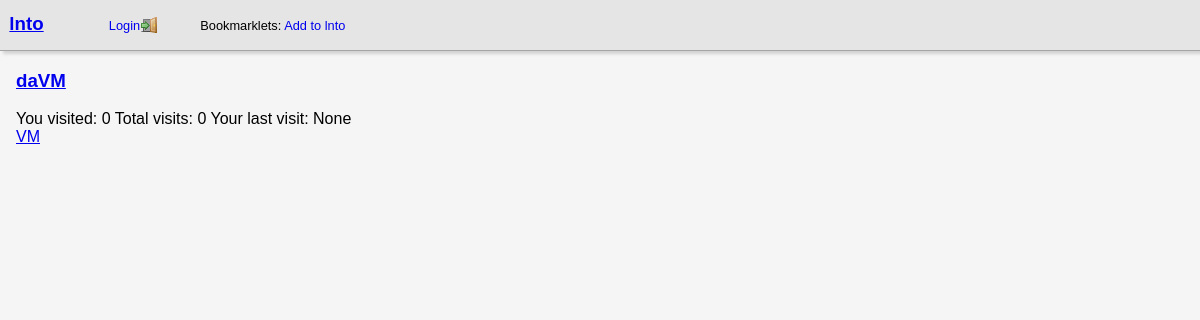
Page /link/show/22 on the committed database.
### lnto/libs/links.py (models this page shows, shortened)
class Link(appdb.Model):
	__tablename__ = 'links'
	linkid = Column(Integer, primary_key = True)
	userid = Column(Integer, ForeignKey('users.userid'))
	name = Column(String(256))
	url = Column(Text(convert_unicode = True))
	description = Column(Text(convert_unicode = True), default = '')
	shortname = Column(String(256))
	added = Column(DateTime, default = datetime.now())
	is_public = Column(Boolean, default = True)
	owner = relationship('User', backref = backref('links', order_by = linkid))
	tags = relationship('Tag', secondary = link_tags)
	count = None
	def get_taglist(self):
		ret = []
		for tag in self.tags:
			ret.append(str(tag))
		return ret
	def get_hit(self, user=None):
		data = {'linkid': self.linkid}
		if user is not None:
			data['userid'] = user.userid
		return LinkHit(data)
	@staticmethod
	def get_by_id(id):
		return appdb.session.query(Link).filter_by(linkid = id).first()

### lnto/libs/tags.py (models this page shows, shortened)
class Tag(appdb.Model):
	__tablename__ = 'tags'
	tagid = Column(Integer, primary_key = True)
	tag_name = Column(String(64), unique = True)
	links = relationship('Link', secondary = link_tags)
	def __str__(self):
		return self.tag_name

### lnto/views.py (the view)
@app.route('/link/show/<linkid>')
def show_link(linkid):
	link = Link.get_by_id(linkid)
	if link is None:
		abort(404)
	usr = User.get_logged_in()
	return render_template('link.html', pageoptions = get_default_data(), link = link, user = usr)

### lnto/__init__.py (called while the page is built)
@app.after_request
def after_request(req):
    return req

@app.teardown_request
def teardown_request(exception):
    if (hasattr(g, 'db')):
        g.db.close()

### lnto/libs/links.py (called while the page is built)
	def get_count(self):
		if self.userid:
			return appdb.session.query(LinkHit).filter_by(linkid = self.linkid, userid = self.userid).count()
		else:
			return appdb.session.query(LinkHit).filter_by(linkid = self.linkid).count()

	def get_last_hit(self):
		if self.userid:
			return appdb.session.query(appdb.func.max(LinkHit.ts)).select_from(LinkHit).filter_by(linkid = self.linkid, userid = self.userid).scalar()
		else:
			return appdb.session.query(appdb.func.max(LinkHit.ts)).select_from(LinkHit).filter_by(linkid = self.linkid).scalar()

### lnto/libs/users.py (called while the page is built, shortened)
	@staticmethod
	def get_logged_in():
		if not request.cookies.get('uinf'):
			return None

### lnto/views.py (called while the page is built)
def get_base_url():
	base = re.findall('(.+://[^/]*)', request.url)
	if len(base) == 1:
		return base[0]
	return ''

def user_is_logged_in():
	u = User.get_logged_in()
	return u is not None

def get_default_data():
	return {
		'base_url': get_base_url(),
		'referer': request.form.get('next') or request.args.get('next') or request.form.get('referer') or request.referrer or url_for('show_index'),
		'user_logged_in': user_is_logged_in()
	}

### lnto/templates/link.html (shortened to what this page needs)
{% extends "layout/main.html" %}
{% block content %}
<h3 class="title">
	<a href="{{url_for('show_link', linkid = link.linkid)}}">{{link.name}}</a>
</h3>
<div class="hits">
	You visited: {{link.get_hit(user).get_count()}}
	Total visits: {{link.get_hit().get_count()}}
	Your last visit: {{link.get_hit(user).get_last_hit()}}
</div>
<div class="tags">
	{% for tag in link.get_taglist()%}
	<a href="{{url_for('show_tag', name = tag)}}">{{tag}}</a>
	{% endfor %}
</div>
{% endblock %}

### lnto/static/css/styles.css (style rules this page uses)
html { font-family: helvetica, sans-serif; font-size: 12pt; }
html, body { background-color: #f5f5f5; padding: 0; margin: 0; }

### rows in the picture
Link: name "daVM", get_hit "None"
Tag: tag_name "VM"

### other values in the picture
{{ link.get_hit(user).get_count() }} "0"
{{ link.get_hit().get_count() }} "0"
